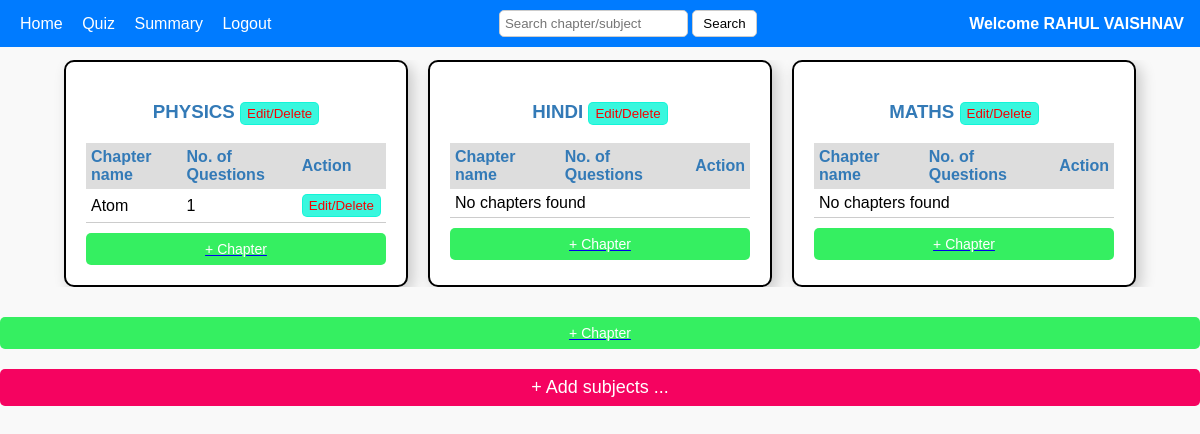
Page /admin_home on the earlier database version.
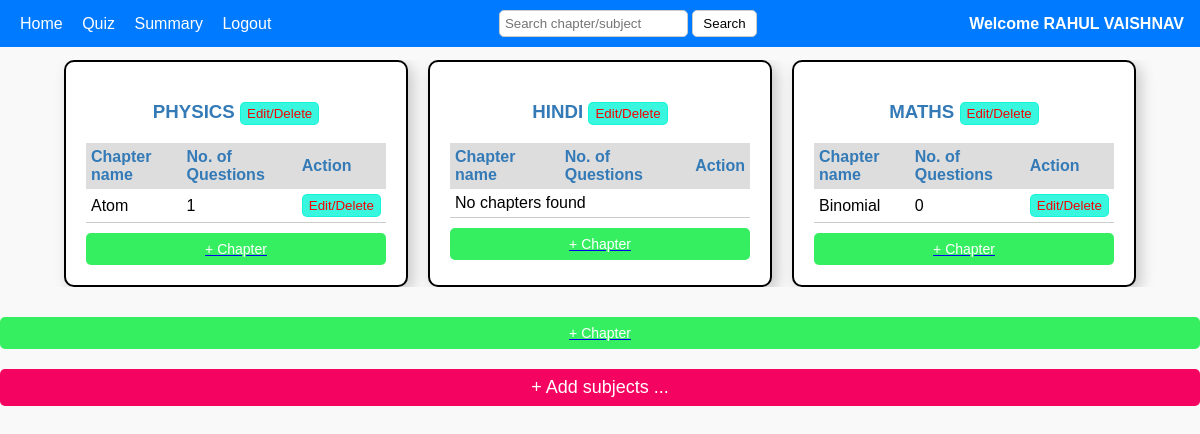
Same page on the later database version.
### backend/models.py (models this page shows)
class Subjects(db.Model):
    __tablename__ = 'subjects'
    subject_id=db.Column(db.Integer, primary_key=True,autoincrement=True)#iska student id se kuch lena dena nahi hai
    subject_name=db.Column(db.String(80), nullable=False,unique=True)
    discription=db.Column(db.String(300), nullable=False)
    chapters_of_a_subject_id = db.relationship('Chapters', cascade='all, delete', backref='subjects', lazy=True)# it tells all the chapters of a subject(here we are getting suject through subject id)

class Chapters(db.Model):
    __tablename__ = 'chapters'
    chapter_id=db.Column(db.Integer, primary_key=True,autoincrement=True)#iska student id se kuch lena dena nahi hai
    chapter_name=db.Column(db.String(80), nullable=False,unique=True)
    description=db.Column(db.String(300), nullable=False)
    subject_id=db.Column(db.Integer, db.ForeignKey('subjects.subject_id'), nullable=False)
    quizzes_of_a_chapter_id = db.relationship('Quiz', cascade='all, delete', backref='chapters', lazy=True)# it tells all the quizzes of a chapter(here we are getting chapter through chapter id)
    questions_of_a_chapter_id = db.relationship('Questions', cascade='all, delete', backref='chapters', lazy=True)# it tells all the questions of a chapter(here we are getting chapter through chapter id)

### backend/controllers.py (the view)
@app.route("/admin_home")
def home():
    subjects=Subjects.query.all()
    question_counts = {}
    subject=Subjects.query.all()
    chapter=Chapters.query.all()
    for subject in subjects:
        for chapter in subject.chapters_of_a_subject_id:
            count = Questions.query.filter_by(chapter_id=chapter.chapter_id).count()
            question_counts[chapter.chapter_id] = count # Store count for each chapter and creating dictionary
    usr_full_details=Admin_User_Details.query.filter_by(role=0).first()
    admin_name=usr_full_details.Full_name
    return render_template("1_admin_home.html",subjects=subjects,admin=admin_name,question_counts=question_counts)

### templates/1_admin_home.html (shortened to what this page needs)
<!DOCTYPE html>
<html lang="en">
<head>
<link rel="stylesheet" href="/static/css/1_admin_home.css">
</head>
<body>
    <div class="header">
        <div>
            <a href="/admin_home">Home</a>
            <a href="/admin_quiz">Quiz</a>
            <a href="/admin_summary">Summary</a>
            <a href="/logout">Logout</a>
        </div>
        <form action="/search/{{admin}}" method="post"  class="search">
            <input type="search" class="search-box" placeholder="Search chapter/subject" name="search" id="search_txt">
            <button type="submit" >Search</button>
        </form>
        <div class="admin-text">Welcome {{admin}}</div>
    </div>
    <div class="content">
        <div class="subject-container">
            {% if subjects %}
                {% for subject in subjects %}
                    <div class="subject-box">
                        <h3>{{ subject.subject_name }}  <a href="/edit_subject/{{subject.subject_id}}"> <button class="edit">Edit/Delete</button></a></h3>
                        <table>
                            <tr>
                                <th>Chapter name</th>
                                <th>No. of Questions</th>
                                <th>Action</th>
                            </tr>
                            {% if subject.chapters_of_a_subject_id %}
                            {% for chapter in subject.chapters_of_a_subject_id %}
                            <tr>
                                <td>{{chapter.chapter_name}}</td>
                                <td>{{question_counts[chapter.chapter_id]}}</td>
                                <td><a href="/edit_chapter/{{chapter.chapter_id}}"><button class="edit">Edit/Delete</button></a></td>
                            </tr>
                            {% endfor %}
                            {% else %}
                            <tr>
                                <td colspan="3" >No chapters found</td>
                            </tr>
                            {% endif %}
                        </table>
                        <a href="/new_chapter/{{subject.subject_id}}"> <button class="btn-chapter">+ Chapter</button></a>
                    </div>
                {% endfor %}
            {% else %}
                <h2>No subjects found</h2>
            {% endif %}
        </div>
    </div>
    <a href="/new_chapter_1"> <button class="btn-chapter">+ Chapter</button></a>
    <a href="/new_subject" class="all-subjects" >+ Add subjects  ...
    </a>
</body>
</html>

Differences in the rows shown:
shown differently, row unchanged: Subjects "MATHS": no longer shows "No chapters found"
added Chapters: chapter_name "Binomial", question_counts "0", shown under Subjects "MATHS"
